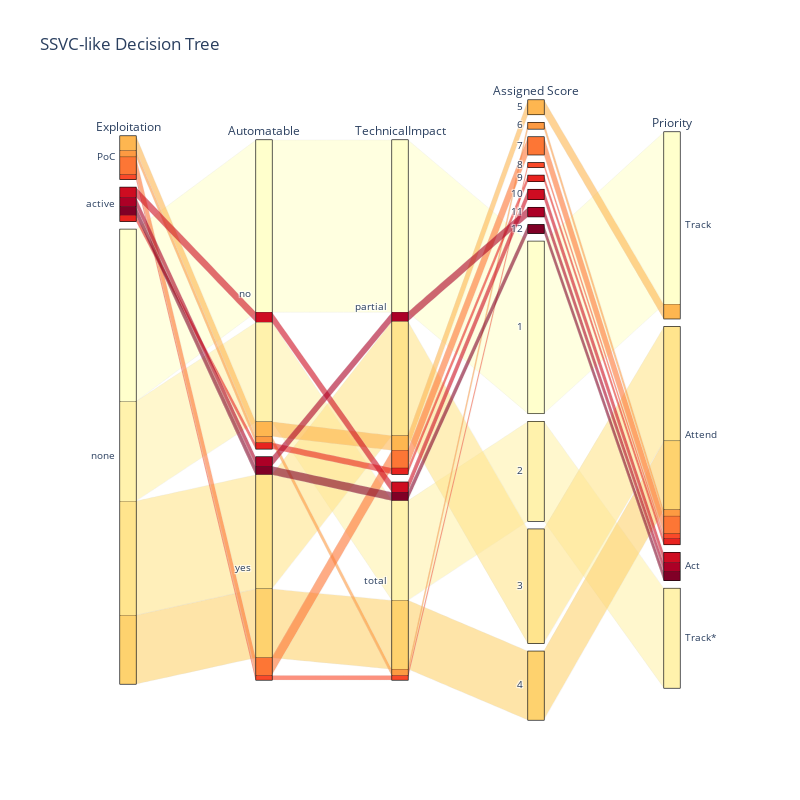

Notebook source saved alongside this figure:
### Code cell
color = ssvc_data['score'];

colorscale = 'YlOrRd' #Yellow Orange Red
fig = go.Figure(go.Parcats(
    dimensions=[
        {'label': 'Exploitation', 'values': ssvc_data['Exploitation']},
        {'label': 'Automatable', 'values': ssvc_data['Automatable']},
        {'label': 'TechnicalImpact', 'values': ssvc_data['TechnicalImpact']},
        {'label': 'Assigned Score', 'values': ssvc_data['score']},
        {'label': 'Priority', 'values': ssvc_data['Priority']},
    ],
    line={'color': color, 'colorscale': colorscale},
    counts=ssvc_data['count'],
))
fig.update_layout(
    title='SSVC-like Decision Tree',
    autosize=False,
    width=800,
    height=800,
)
fig.show()

if IN_COLAB == False:
    fig.write_image("../images_out/ssvc_parcat.png")
    Image(filename='../images_out/ssvc_parcat.png') #display plot when viewing in github

### Figure 1 — Plotly figure (JSON) as saved in the notebook; plotly's stock layout.template omitted (floating-point values rounded to 4 significant figures)
{"data": [{"counts": [6578, 2889, 8057, 2034, 2778, 4527, 4181, 3869, 77782, 44979, 51553, 31050], "dimensions": [{"label": "Exploitation", "values": ["PoC", "PoC", "PoC", "PoC", "active", "active", "active", "active", "none", "none", "none", "none"]}, {"label": "Automatable", "values": ["no", "no", "yes", "yes", "no", "no", "yes", "yes", "no", "no", "yes", "yes"]}, {"label": "TechnicalImpact", "values": ["partial", "total", "partial", "total", "partial", "total", "partial", "total", "partial", "total", "partial", "total"]}, {"label": "Assigned Score", "values": [5, 6, 7, 8, 9, 10, 11, 12, 1, 2, 3, 4]}, {"label": "Priority", "values": ["Track", "Attend", "Attend", "Attend", "Attend", "Act", "Act", "Act", "Track", "Track*", "Attend", "Attend"]}], "line": {"color": [5, 6, 7, 8, 9, 10, 11, 12, 1, 2, 3, 4], "colorscale": [[0, "rgb(255,255,204)"], [0.125, "rgb(255,237,160)"], [0.25, "rgb(254,217,118)"], [0.375, "rgb(254,178,76)"], [0.5, "rgb(253,141,60)"], [0.625, "rgb(252,78,42)"], [0.75, "rgb(227,26,28)"], [0.875, "rgb(189,0,38)"], [1, "rgb(128,0,38)"]]}, "type": "parcats"}], "layout": {"autosize": false, "height": 800, "title": {"text": "SSVC-like Decision Tree"}, "width": 800}}
